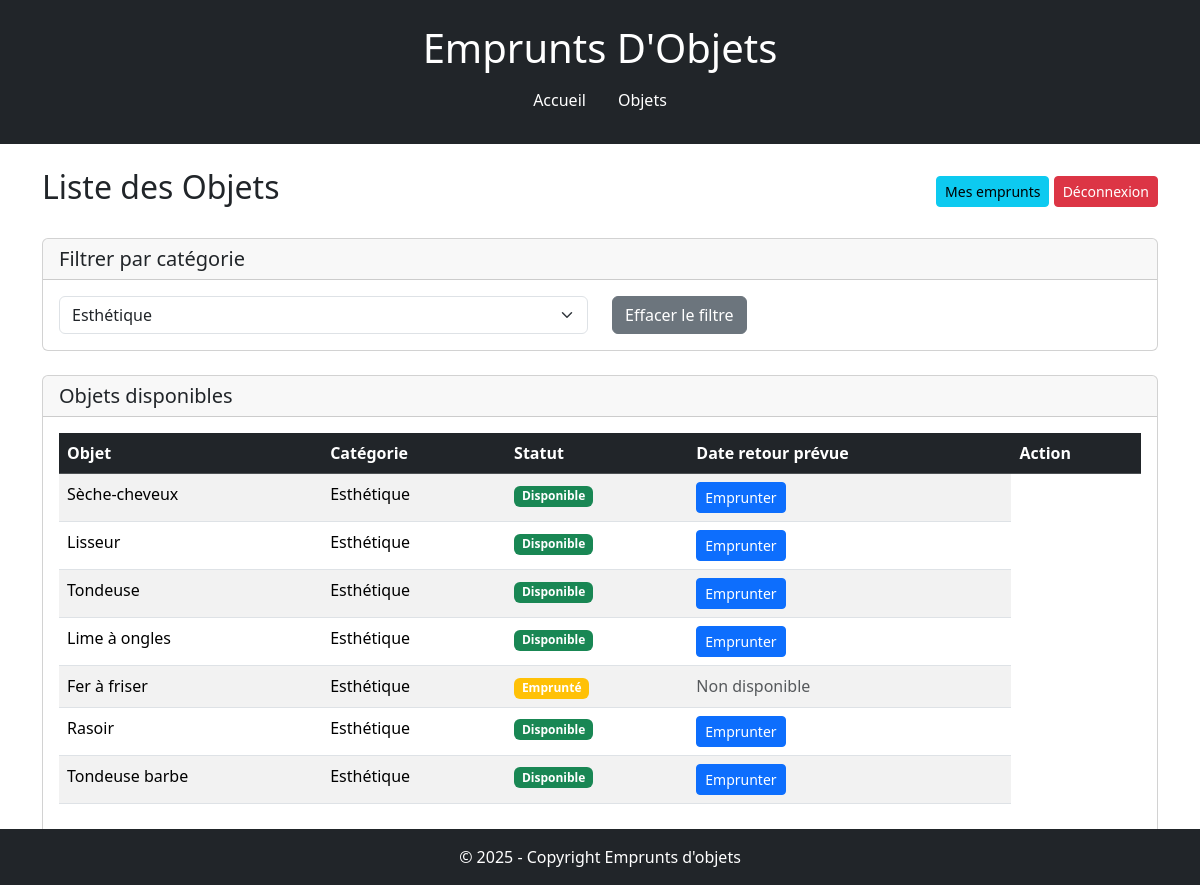
The app's page /pages/objets.php?cat=1 with its own data.
### tables this page shows
CREATE TABLE objet (
    id_objet INT AUTO_INCREMENT PRIMARY KEY,
    nom_objet VARCHAR(100),
    id_categorie INT,
    id_membre INT,
    FOREIGN KEY (id_categorie) REFERENCES categorie_objet(id_categorie),
    FOREIGN KEY (id_membre) REFERENCES membre(id_membre)
);

CREATE TABLE categorie_objet (
    id_categorie INT AUTO_INCREMENT PRIMARY KEY,
    nom_categorie VARCHAR(50)
);

### pages/objets.php (the view, shortened to what this page needs)
<?php
require('../inc/functions.php');
$categories = getCategories();
$categorie = isset($_GET['cat']) ? intval($_GET['cat']) : null;
$objets = getObjets($categorie);
?>
<div class="d-flex justify-content-between align-items-center mb-4">
    <h2>Liste des Objets</h2>
    <div>
        <a href="mes_emprunts.php" class="btn btn-info btn-sm">Mes emprunts</a>
        <a href="../logout.php" class="btn btn-danger btn-sm">Déconnexion</a>
    </div>
</div>
<div class="card mb-4">
    <div class="card-header">
        <h5 class="mb-0">Filtrer par catégorie</h5>
    </div>
    <div class="card-body">
        <form method="get">
            <div class="row">
                <div class="col-md-6">
                    <select name="cat" class="form-select" onchange="this.form.submit()">
                        <?php
                        $categories->data_seek(0);
                        while ($row = $categories->fetch_assoc()) {
                        ?>
                            <option value="<?= $row['id_categorie'] ?>"
                                <?= $categorie == $row['id_categorie'] ? 'selected' : '' ?>>
                                <?= sanitizeInput($row['nom_categorie']) ?>
                            </option>
                        <?php } ?>
                    </select>
                </div>
                <div class="col-md-6">
                    <?php if ($categorie): ?>
                        <a href="objets.php" class="btn btn-secondary">Effacer le filtre</a>
                    <?php endif; ?>
                </div>
            </div>
        </form>
    </div>
</div>
<div class="card">
    <div class="card-header">
        <h5 class="mb-0">Objets disponibles</h5>
    </div>
    <div class="card-body">
        <?php if ($objets->num_rows == 0): ?>
            <div class="alert alert-info">
                Aucun objet trouvé dans cette catégorie.
            </div>
        <?php else: ?>
            <div class="table-responsive">
                <table class="table table-striped table-hover">
                    <thead class="table-dark">
                        <tr>
                            <th>Objet</th>
                            <th>Catégorie</th>
                            <th>Statut</th>
                            <th>Date retour prévue</th>
                            <th>Action</th>
                        </tr>
                    </thead>
                    <tbody>
                        <?php while ($obj = $objets->fetch_assoc()) { ?>
                            <tr>
                                <td><?= sanitizeInput($obj['nom_objet']) ?></td>
                                <td><?= sanitizeInput($obj['nom_categorie']) ?></td>
                                <td>
                                    <?php if ($obj['statut_emprunt'] === 'Emprunt en cours'): ?>
                                        <span class="badge bg-warning">Emprunté</span>
                                    <?php else: ?>
                                        <span class="badge bg-success">Disponible</span>
                                    <?php endif; ?>
                                </td>
                                <td>
                                    <?php if ($obj['statut_emprunt'] !== 'Emprunt en cours'): ?>
                                        <form method="post" style="display:inline;">
                                            <button type="submit" name="emprunter" class="btn btn-primary btn-sm"
                                                onclick="return confirm('Voulez-vous emprunter cet objet ?')">
                                                Emprunter
                                            </button>
                                        </form>
                                    <?php else: ?>
                                        <span class="text-muted">Non disponible</span>
                                    <?php endif; ?>
                                </td>
                            </tr>
                        <?php } ?>
                    </tbody>
                </table>
            </div>
        <?php endif; ?>
    </div>
</div>

### records on screen
objet: nom_objet "Sèche-cheveux", id_categorie.nom_categorie "Esthétique", shows "Disponible"
objet: nom_objet "Lisseur", id_categorie.nom_categorie "Esthétique", shows "Disponible"
objet: nom_objet "Tondeuse", id_categorie.nom_categorie "Esthétique", shows "Disponible"
objet: nom_objet "Lime à ongles", id_categorie.nom_categorie "Esthétique", shows "Disponible"
objet: nom_objet "Fer à friser", id_categorie.nom_categorie "Esthétique", shows "Emprunté", shows "Non disponible"
objet: nom_objet "Rasoir", id_categorie.nom_categorie "Esthétique", shows "Disponible"
objet: nom_objet "Tondeuse barbe", id_categorie.nom_categorie "Esthétique", shows "Disponible"

### other values on screen
form field cat "Esthétique"
